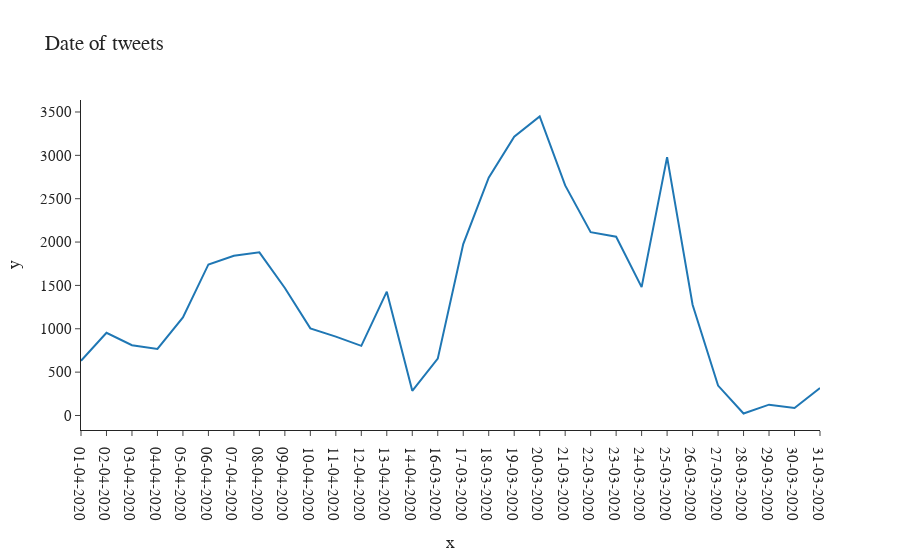

The code cell stored with this chart in its notebook:
### Markdown cell above
# EDA

### Code cell
time = train_df.groupby(['TweetAt']).size()
fig = px.line(train_df, 
              x=time.index, 
              y=time.values, 
              title = 'Date of tweets',
              template='simple_white')

fig.update_layout(
font=dict(size=15,family="Times New Roman"),)

fig.show()

### Figure 1 — Plotly figure (JSON) as saved in the notebook; plotly's stock layout.template omitted (floating-point values rounded to 4 significant figures)
{"data": [{"hovertemplate": "x=%{x}<br>y=%{y}<extra></extra>", "legendgroup": "", "line": {"color": "#1F77B4", "dash": "solid"}, "marker": {"symbol": "circle"}, "mode": "lines", "name": "", "orientation": "v", "showlegend": false, "type": "scatter", "x": ["01-04-2020", "02-04-2020", "03-04-2020", "04-04-2020", "05-04-2020", "06-04-2020", "07-04-2020", "08-04-2020", "09-04-2020", "10-04-2020", "11-04-2020", "12-04-2020", "13-04-2020", "14-04-2020", "16-03-2020", "17-03-2020", "18-03-2020", "19-03-2020", "20-03-2020", "21-03-2020", "22-03-2020", "23-03-2020", "24-03-2020", "25-03-2020", "26-03-2020", "27-03-2020", "28-03-2020", "29-03-2020", "30-03-2020", "31-03-2020"], "xaxis": "x", "y": [630, 954, 810, 767, 1131, 1742, 1843, 1881, 1471, 1005, 909, 803, 1428, 284, 656, 1977, 2742, 3215, 3448, 2653, 2114, 2062, 1480, 2979, 1277, 345, 23, 125, 87, 316], "yaxis": "y"}], "layout": {"autosize": true, "font": {"family": "Times New Roman", "size": 15}, "legend": {"tracegroupgap": 0}, "title": {"text": "Date of tweets"}, "xaxis": {"anchor": "y", "autorange": true, "domain": [0, 1], "range": [0, 29], "title": {"text": "x"}, "type": "category"}, "yaxis": {"anchor": "x", "autorange": true, "domain": [0, 1], "range": [-167.3, 3638.0], "title": {"text": "y"}, "type": "linear"}}}
